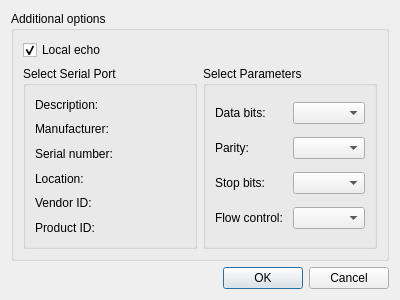
<?xml version="1.0" encoding="UTF-8"?>
<ui version="4.0">
 <class>PortSettings</class>
 <widget class="QDialog" name="PortSettings">
  <property name="geometry">
   <rect>
    <x>0</x>
    <y>0</y>
    <width>400</width>
    <height>300</height>
   </rect>
  </property>
  <property name="windowTitle">
   <string>Dialog</string>
  </property>
  <layout class="QGridLayout" name="gridLayout_3">
   <item row="0" column="0">
    <layout class="QVBoxLayout" name="verticalLayout_2">
     <item>
      <widget class="QGroupBox" name="additionalOptionsGroupBox">
       <property name="title">
        <string>Additional options</string>
       </property>
       <layout class="QVBoxLayout" name="verticalLayout">
        <item>
         <widget class="QCheckBox" name="localEchoCheckBox">
          <property name="text">
           <string>Local echo</string>
          </property>
          <property name="checked">
           <bool>true</bool>
          </property>
         </widget>
        </item>
        <item>
         <layout class="QHBoxLayout" name="horizontalLayout">
          <item>
           <widget class="QGroupBox" name="selectBox">
            <property name="title">
             <string>Select Serial Port</string>
            </property>
            <layout class="QGridLayout" name="gridLayout">
             <item row="2" column="0">
              <widget class="QLabel" name="serialNumberLabel">
               <property name="text">
                <string>Serial number:</string>
               </property>
              </widget>
             </item>
             <item row="1" column="0">
              <widget class="QLabel" name="manufacturerLabel">
               <property name="text">
                <string>Manufacturer:</string>
               </property>
              </widget>
             </item>
             <item row="0" column="0">
              <widget class="QLabel" name="descriptionLabel">
               <property name="text">
                <string>Description:</string>
               </property>
              </widget>
             </item>
             <item row="3" column="0">
              <widget class="QLabel" name="locationLabel">
               <property name="text">
                <string>Location:</string>
               </property>
              </widget>
             </item>
             <item row="5" column="0">
              <widget class="QLabel" name="pidLabel">
               <property name="text">
                <string>Product ID:</string>
               </property>
              </widget>
             </item>
             <item row="4" column="0">
              <widget class="QLabel" name="vidLabel">
               <property name="text">
                <string>Vendor ID:</string>
               </property>
              </widget>
             </item>
            </layout>
           </widget>
          </item>
          <item>
           <widget class="QGroupBox" name="parametersBox">
            <property name="title">
             <string>Select Parameters</string>
            </property>
            <layout class="QGridLayout" name="gridLayout_2">
             <item row="3" column="1">
              <widget class="QComboBox" name="flowControlBox"/>
             </item>
             <item row="3" column="0">
              <widget class="QLabel" name="flowControlLabel">
               <property name="text">
                <string>Flow control:</string>
               </property>
              </widget>
             </item>
             <item row="2" column="0">
              <widget class="QLabel" name="stopBitsLabel">
               <property name="text">
                <string>Stop bits:</string>
               </property>
              </widget>
             </item>
             <item row="1" column="1">
              <widget class="QComboBox" name="parityBox"/>
             </item>
             <item row="0" column="1">
              <widget class="QComboBox" name="dataBitsBox"/>
             </item>
             <item row="1" column="0">
              <widget class="QLabel" name="parityLabel">
               <property name="text">
                <string>Parity:</string>
               </property>
              </widget>
             </item>
             <item row="2" column="1">
              <widget class="QComboBox" name="stopBitsBox"/>
             </item>
             <item row="0" column="0">
              <widget class="QLabel" name="dataBitsLabel">
               <property name="text">
                <string>Data bits:</string>
               </property>
              </widget>
             </item>
            </layout>
           </widget>
          </item>
         </layout>
        </item>
       </layout>
      </widget>
     </item>
     <item>
      <widget class="QDialogButtonBox" name="buttonBox">
       <property name="orientation">
        <enum>Qt::Horizontal</enum>
       </property>
       <property name="standardButtons">
        <set>QDialogButtonBox::Cancel|QDialogButtonBox::Ok</set>
       </property>
      </widget>
     </item>
    </layout>
   </item>
  </layout>
 </widget>
 <resources/>
 <connections>
  <connection>
   <sender>buttonBox</sender>
   <signal>accepted()</signal>
   <receiver>PortSettings</receiver>
   <slot>accept()</slot>
   <hints>
    <hint type="sourcelabel">
     <x>248</x>
     <y>254</y>
    </hint>
    <hint type="destinationlabel">
     <x>157</x>
     <y>274</y>
    </hint>
   </hints>
  </connection>
  <connection>
   <sender>buttonBox</sender>
   <signal>rejected()</signal>
   <receiver>PortSettings</receiver>
   <slot>reject()</slot>
   <hints>
    <hint type="sourcelabel">
     <x>316</x>
     <y>260</y>
    </hint>
    <hint type="destinationlabel">
     <x>286</x>
     <y>274</y>
    </hint>
   </hints>
  </connection>
 </connections>
</ui>
